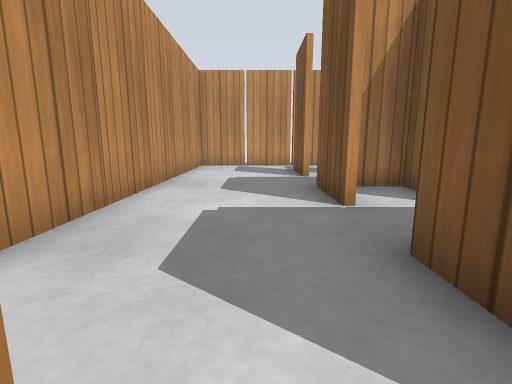
View 1 (above)

24 first-person views from a walk through a Gazebo world. The camera is 0.5 m above the floor, tilts 10° down and sees 85° across. The floor is counted in squares, 0.5 m on a side. Each view is taken from the middle of a square. On the plan, view 1 faces up. The plan holds only what a view shows up to about 11 squares ahead; the rest is blank. Gazebo's built-in surfaces are drawn with simple patterns.

View 2
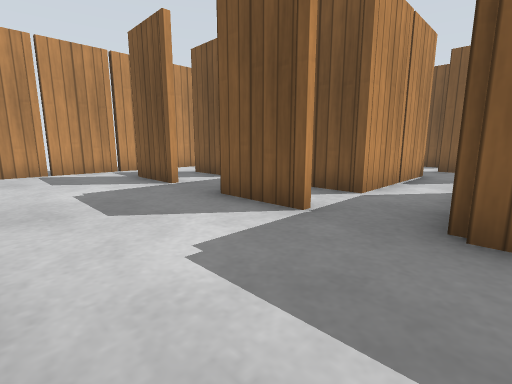

View 3
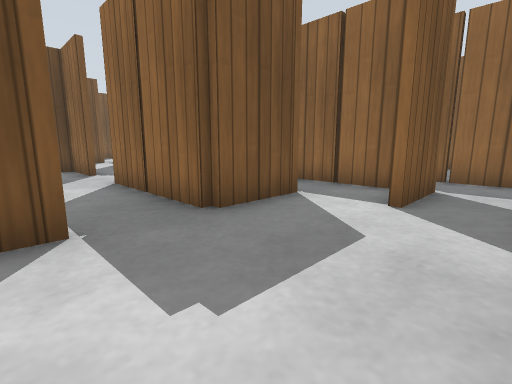

View 4
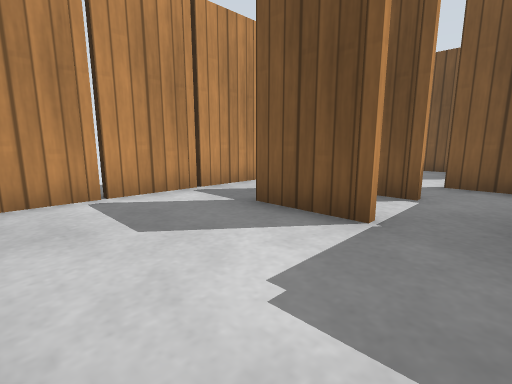

View 5
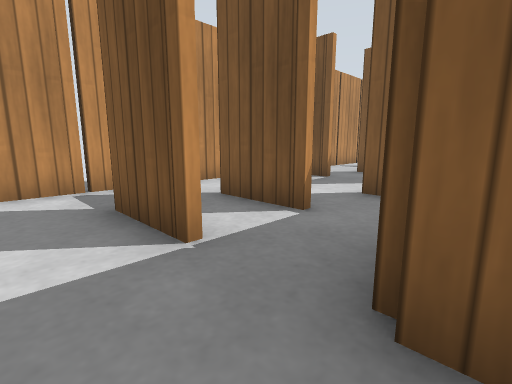

View 6
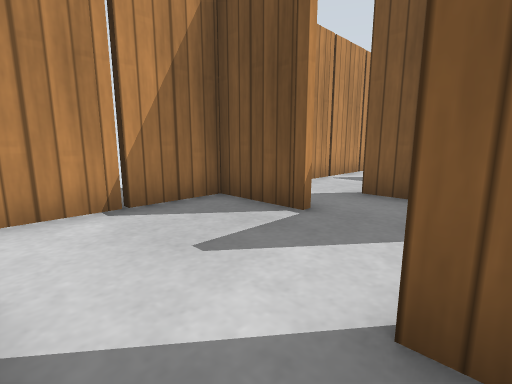

View 7
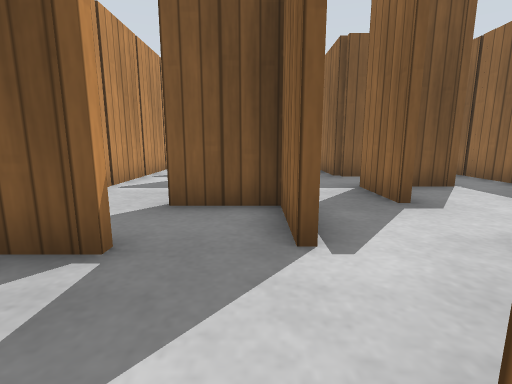

View 8
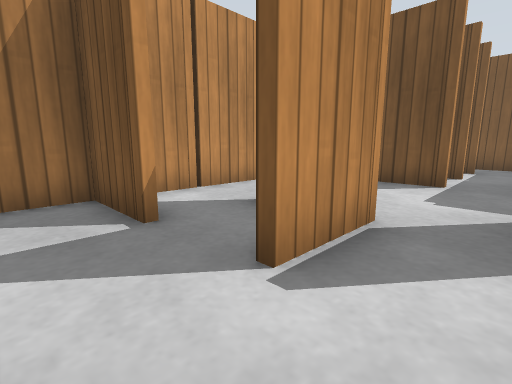

View 9
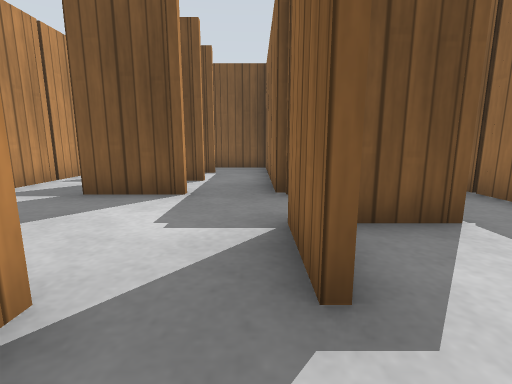

View 10
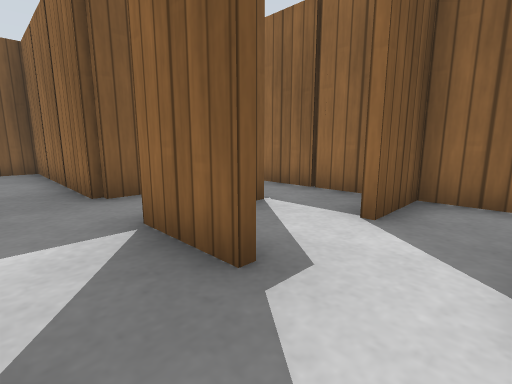

View 11
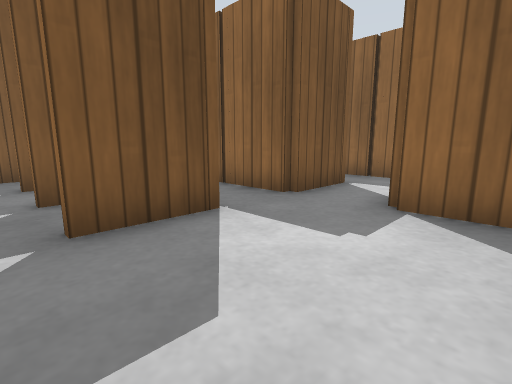

View 12
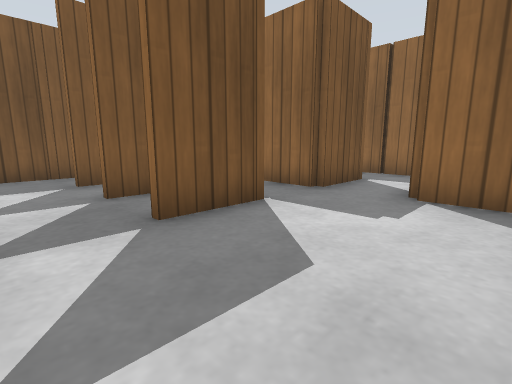

View 13
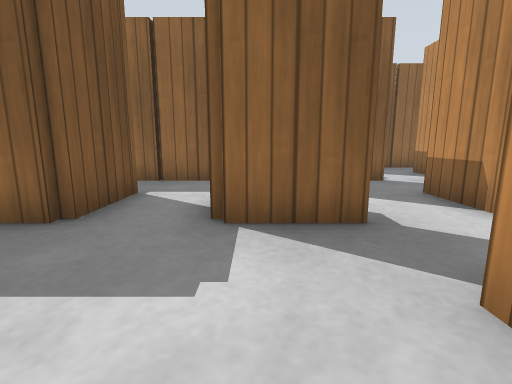

View 14
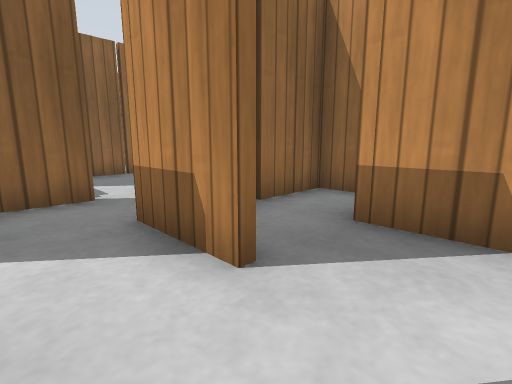

View 15
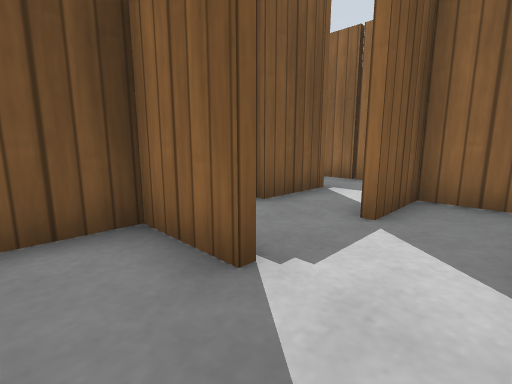

View 16
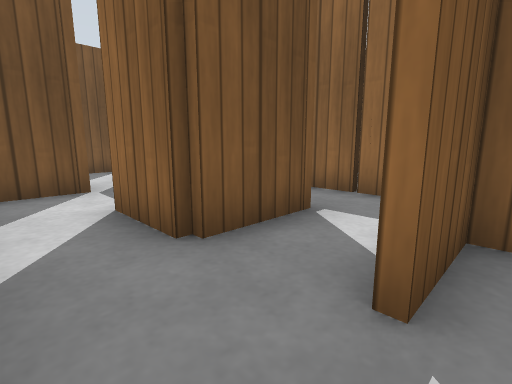

View 17
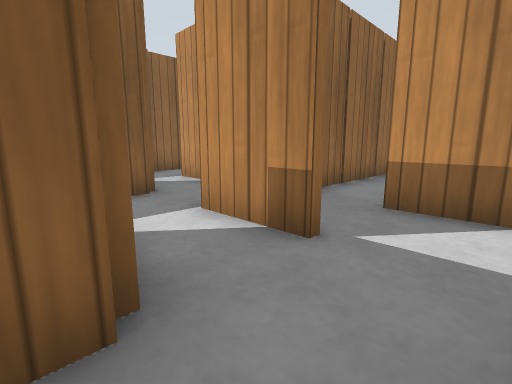

View 18
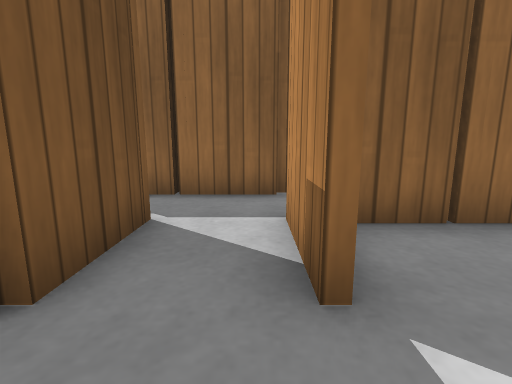

View 19
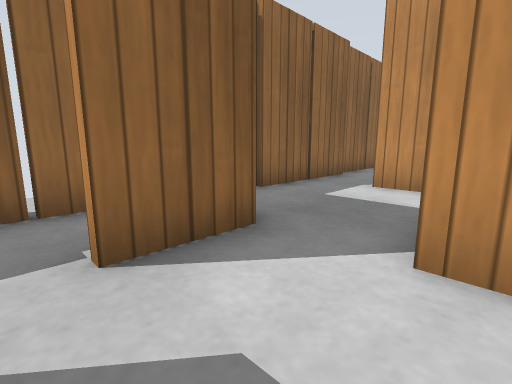

View 20
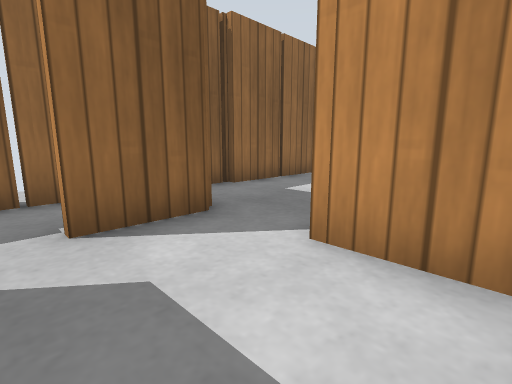

View 21
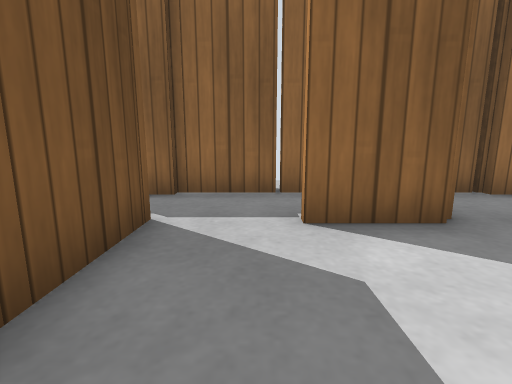

View 22
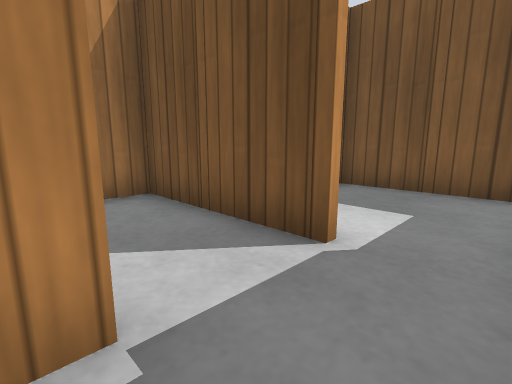

View 23
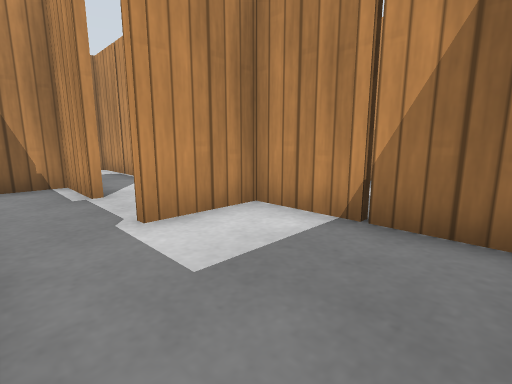

View 24
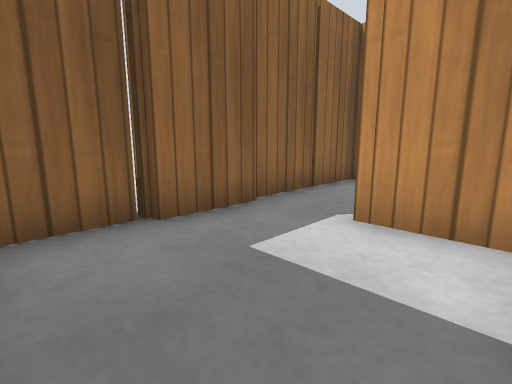

### Floor plan
Ten units are one square. View 1 is at (0, 0); x grows to the right and y downward. Boxes are objects, and circles mark ways between rooms. Rooms are numbered by the first view taken in them; rooms with no view inside come last. Other rooms are left out.
<svg viewBox="-40 -130 250 220">
<path fill="none" stroke="#000" d="M54 -72 54 -85M76 -65 76 -44 34 -44 34 -65M56 -80 56 -65M35 -46 54 -46M75 -86 94 -86 94 -105M95 -66 115 -66M75 -26 94 -26 94 -45M95 -84 75 -84M34 -94 34 -105M14 -54 14 -65M104 -26 144 -26M14 -94 14 -105M76 -5 76 5M65 -124 -19 -124M14 -14 14 -26 55 -26M94 5 94 -6 115 -6M134 -55 134 -66 194 -66 194 -88M134 -94 134 -105M-6 5 -6 -5M1 14 74 14 74 -5M56 35 56 45M154 -95 154 -105M-24 -115 -24 -34M74 45 74 34M28 54 48 54M174 -99 174 -105M-16 34 -1 34M166 -124 85 -124M194 -105 194 -116M154 46 154 35M135 56 116 56 116 66M154 26 154 16 145 16M155 74 166 74M115 54 135 54M175 76 190 76M190 36 156 36 156 46M115 76 156 76M116 20 116 35M194 68 194 45M104 36 94 36M95 76 100 76M76 79 76 74M94 36 75 36M56 45 56 55M55 74 86 74"/>
<rect x="-35" y="-35" width="10" height="10" fill="#bbb"><title>wooden post</title></rect>
<rect x="-35" y="-55" width="10" height="10" fill="#bbb"><title>wooden post</title></rect>
<rect x="-35" y="-75" width="10" height="10" fill="#bbb"><title>wooden post</title></rect>
<rect x="-35" y="-95" width="10" height="10" fill="#bbb"><title>wooden post</title></rect>
<rect x="-35" y="-115" width="10" height="10" fill="#bbb"><title>other object</title></rect>
<rect x="-15" y="35" width="10" height="10" fill="#bbb"><title>wooden post</title></rect>
<rect x="-15" y="5" width="10" height="10" fill="#bbb"><title>wooden post</title></rect>
<rect x="-15" y="-125" width="10" height="10" fill="#bbb"><title>wooden post</title></rect>
<rect x="5" y="15" width="10" height="10" fill="#bbb"><title>wooden post</title></rect>
<rect x="5" y="-15" width="10" height="10" fill="#bbb"><title>wooden post</title></rect>
<rect x="5" y="-55" width="10" height="10" fill="#bbb"><title>wooden post</title></rect>
<rect x="5" y="-95" width="10" height="10" fill="#bbb"><title>wooden post</title></rect>
<rect x="5" y="-125" width="10" height="10" fill="#bbb"><title>wooden post</title></rect>
<rect x="25" y="5" width="10" height="10" fill="#bbb"><title>wooden post</title></rect>
<rect x="25" y="-35" width="10" height="10" fill="#bbb"><title>wooden post</title></rect>
<rect x="25" y="-55" width="10" height="10" fill="#bbb"><title>wooden post</title></rect>
<rect x="25" y="-75" width="10" height="10" fill="#bbb"><title>wooden post</title></rect>
<rect x="25" y="-95" width="10" height="10" fill="#bbb"><title>wooden post</title></rect>
<rect x="25" y="-125" width="10" height="10" fill="#bbb"><title>wooden post</title></rect>
<rect x="45" y="15" width="10" height="10" fill="#bbb"><title>wooden post</title></rect>
<rect x="45" y="-15" width="10" height="10" fill="#bbb"><title>wooden post</title></rect>
<rect x="45" y="-45" width="10" height="10" fill="#bbb"><title>wooden post</title></rect>
<rect x="45" y="-125" width="10" height="10" fill="#bbb"><title>wooden post</title></rect>
<rect x="55" y="-65" width="10" height="10" fill="#bbb"><title>wooden post</title></rect>
<rect x="65" y="-115" width="10" height="10" fill="#bbb"><title>wooden post</title></rect>
<rect x="75" y="-45" width="10" height="10" fill="#bbb"><title>wooden post</title></rect>
<rect x="85" y="-125" width="10" height="10" fill="#bbb"><title>wooden post</title></rect>
<rect x="95" y="-85" width="10" height="10" fill="#bbb"><title>wooden post</title></rect>
<rect x="105" y="-25" width="10" height="10" fill="#bbb"><title>wooden post</title></rect>
<rect x="105" y="-55" width="10" height="10" fill="#bbb"><title>wooden post</title></rect>
<rect x="105" y="-125" width="10" height="10" fill="#bbb"><title>wooden post</title></rect>
<rect x="125" y="-35" width="10" height="10" fill="#bbb"><title>wooden post</title></rect>
<rect x="125" y="-55" width="10" height="10" fill="#bbb"><title>wooden post</title></rect>
<rect x="125" y="-95" width="10" height="10" fill="#bbb"><title>wooden post</title></rect>
<rect x="125" y="-125" width="10" height="10" fill="#bbb"><title>wooden post</title></rect>
<rect x="145" y="-75" width="10" height="10" fill="#bbb"><title>wooden post</title></rect>
<rect x="145" y="-95" width="10" height="10" fill="#bbb"><title>wooden post</title></rect>
<rect x="145" y="-125" width="10" height="10" fill="#bbb"><title>wooden post</title></rect>
<rect x="165" y="-95" width="10" height="10" fill="#bbb"><title>wooden post</title></rect>
<rect x="195" y="-85" width="10" height="10" fill="#bbb"><title>wooden post</title></rect>
<rect x="195" y="-105" width="10" height="10" fill="#bbb"><title>wooden post</title></rect>
<rect x="105" y="65" width="10" height="10" fill="#bbb"><title>wooden post</title></rect>
<rect x="115" y="35" width="10" height="10" fill="#bbb"><title>wooden post</title></rect>
<rect x="125" y="75" width="10" height="10" fill="#bbb"><title>wooden post</title></rect>
<rect x="145" y="45" width="10" height="10" fill="#bbb"><title>wooden post</title></rect>
<rect x="145" y="25" width="10" height="10" fill="#bbb"><title>wooden post</title></rect>
<rect x="165" y="75" width="10" height="10" fill="#bbb"><title>wooden post</title></rect>
<rect x="165" y="35" width="10" height="10" fill="#bbb"><title>wooden post</title></rect>
<rect x="195" y="55" width="10" height="10" fill="#bbb"><title>wooden post</title></rect>
<rect x="55" y="55" width="10" height="10" fill="#bbb"><title>wooden post</title></rect>
<rect x="65" y="65" width="10" height="10" fill="#bbb"><title>wooden post</title></rect>
<rect x="65" y="45" width="10" height="10" fill="#bbb"><title>wooden post</title></rect>
<rect x="85" y="75" width="10" height="10" fill="#bbb"><title>wooden post</title></rect>
<rect x="85" y="35" width="10" height="10" fill="#bbb"><title>wooden post</title></rect>
<circle cx="60" cy="40" r="3" fill="#2a7"/>
<circle cx="105" cy="55" r="3" fill="#2a7"/>
<text x="60" y="-60">1</text>
<text x="150" y="50">2</text>
<text x="80" y="60">3</text>
</svg>
Room 1 opens to room 3. Room 2 opens to room 3.

Where each view was taken, in squares from view 1:
view 1: 0 up, 0 right, facing up
view 2: 2 up, 2 left, facing up-right
view 3: 5 up, 2 left, facing down-right
view 4: 7 up, 2 left, facing up-right
view 5: 6 up, 0 right, facing up-right
view 6: 8 up, 4 right, facing up-right
view 7: 9 up, 5 right, facing right
view 8: 7 up, 6 right, facing up-right
view 9: 7 up, 8 right, facing right
view 10: 8 up, 8 right, facing down-right
view 11: 11 up, 10 right, facing down-right
view 12: 12 up, 10 right, facing down-right
view 13: 10 up, 11 right, facing down
view 14: 8 up, 9 right, facing down-left
view 15: 4 up, 6 right, facing down-right
view 16: 2 up, 7 right, facing down-right
view 17: 2 up, 10 right, facing down-left
view 18: 2 down, 6 right, facing down
view 19: 3 down, 14 right, facing down-left
view 20: 2 down, 14 right, facing down-left
view 21: 2 down, 14 right, facing down
view 22: 7 down, 13 right, facing up-right
view 23: 7 down, 19 right, facing up-left
view 24: 4 down, 19 right, facing down-left
